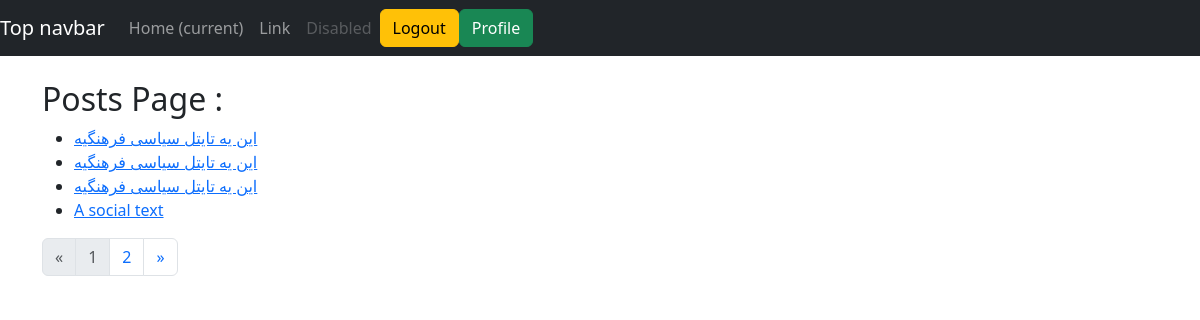
The page /posts/ (signed in) on the database its author committed.
### blog/models.py (models this page shows, shortened)
class Post(models.Model):
    title = models.CharField(max_length = 100)
    body = models.TextField()
    author = models.ForeignKey(User, on_delete=models.CASCADE)
    published_at = models.DateTimeField(default = timezone.now)
    created_at = models.DateTimeField(auto_now_add = True)
    updated_at = models.DateTimeField(auto_now = True)
    categories = models.ManyToManyField(Category)

### blog/views.py (the view)
# urls.py: path('', views.IndexView.as_view(), name = 'posts'),
class IndexView(ListView):
    model = Post
    context_object_name = 'posts'
    template_name = 'blog/index.html'
    paginate_by = 4
    def get_queryset(self):
        return Post.objects.order_by('-created_at')
    def get_context_data(self , **kwargs):
        context = super().get_context_data(**kwargs)
        context['title'] = 'Posts Page'
        return context

### blog/templates/blog/index.html (shortened to what this page needs)
{% extends 'blog/base.html' %}
{% block content %}
    <h2>{{ title }} : </h2>
    <ul>
        {% for post in posts %}
            <li><a href="{% url 'blog:detail' post.id %}">{{ post.title }}</a></li>
        {% empty %}
            <li>No Post are available</li>
        {% endfor %}
    </ul>
    {% include "blog/layouts/pagination.html" %}
{% endblock %}

### rows shown on the page
Post: title "این یه تایتل سیاسی فرهنگیه"
Post: title "این یه تایتل سیاسی فرهنگیه"
Post: title "این یه تایتل سیاسی فرهنگیه"
Post: title "A social text"

### other values the page prints
{{ title }} "Posts Page"
{{ i }} "1"
{{ i }} "2"
